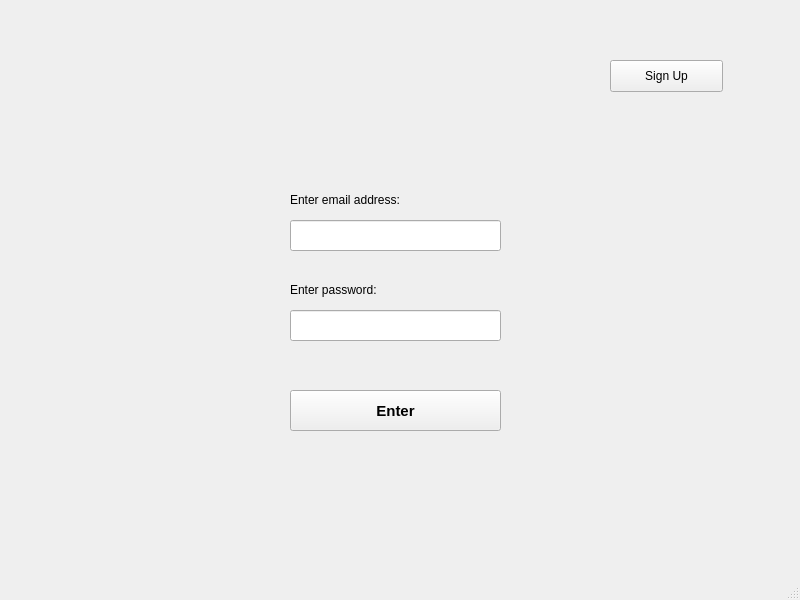
<?xml version="1.0" encoding="UTF-8"?>
<ui version="4.0">
 <class>MainWindow</class>
 <widget class="QMainWindow" name="MainWindow">
  <property name="geometry">
   <rect>
    <x>0</x>
    <y>0</y>
    <width>800</width>
    <height>600</height>
   </rect>
  </property>
  <property name="windowTitle">
   <string>MainWindow</string>
  </property>
  <widget class="QWidget" name="centralwidget">
   <widget class="QLineEdit" name="email_enter">
    <property name="geometry">
     <rect>
      <x>290</x>
      <y>220</y>
      <width>211</width>
      <height>31</height>
     </rect>
    </property>
   </widget>
   <widget class="QLineEdit" name="password_enter">
    <property name="geometry">
     <rect>
      <x>290</x>
      <y>310</y>
      <width>211</width>
      <height>31</height>
     </rect>
    </property>
    <property name="echoMode">
     <enum>QLineEdit::Password</enum>
    </property>
   </widget>
   <widget class="QPushButton" name="signIn">
    <property name="geometry">
     <rect>
      <x>340</x>
      <y>390</y>
      <width>113</width>
      <height>32</height>
     </rect>
    </property>
    <property name="text">
     <string>Sign In</string>
    </property>
   </widget>
   <widget class="QLabel" name="label">
    <property name="geometry">
     <rect>
      <x>290</x>
      <y>190</y>
      <width>151</width>
      <height>20</height>
     </rect>
    </property>
    <property name="text">
     <string>Enter email address:</string>
    </property>
   </widget>
   <widget class="QLabel" name="label_2">
    <property name="geometry">
     <rect>
      <x>290</x>
      <y>280</y>
      <width>171</width>
      <height>20</height>
     </rect>
    </property>
    <property name="text">
     <string>Enter password:</string>
    </property>
   </widget>
   <widget class="QPushButton" name="signUp">
    <property name="geometry">
     <rect>
      <x>610</x>
      <y>60</y>
      <width>113</width>
      <height>32</height>
     </rect>
    </property>
    <property name="text">
     <string>Sign Up</string>
    </property>
   </widget>
   <widget class="QLabel" name="label_9">
    <property name="geometry">
     <rect>
      <x>70</x>
      <y>40</y>
      <width>131</width>
      <height>71</height>
     </rect>
    </property>
    <property name="text">
     <string/>
    </property>
    <property name="pixmap">
     <pixmap>logos/logo.png</pixmap>
    </property>
   </widget>
   <widget class="QLabel" name="label_3">
    <property name="geometry">
     <rect>
      <x>320</x>
      <y>70</y>
      <width>131</width>
      <height>71</height>
     </rect>
    </property>
    <property name="text">
     <string/>
    </property>
    <property name="pixmap">
     <pixmap>../../sales tax/logos/logo.png</pixmap>
    </property>
   </widget>
   <widget class="QLabel" name="status">
    <property name="geometry">
     <rect>
      <x>240</x>
      <y>440</y>
      <width>321</width>
      <height>81</height>
     </rect>
    </property>
    <property name="font">
     <font>
      <pointsize>10</pointsize>
      <weight>75</weight>
      <bold>true</bold>
     </font>
    </property>
    <property name="text">
     <string/>
    </property>
   </widget>
   <widget class="QPushButton" name="enter">
    <property name="geometry">
     <rect>
      <x>290</x>
      <y>390</y>
      <width>211</width>
      <height>41</height>
     </rect>
    </property>
    <property name="font">
     <font>
      <pointsize>11</pointsize>
      <weight>75</weight>
      <bold>true</bold>
     </font>
    </property>
    <property name="text">
     <string>Enter</string>
    </property>
   </widget>
  </widget>
  <widget class="QStatusBar" name="statusbar"/>
 </widget>
 <resources/>
 <connections/>
</ui>
